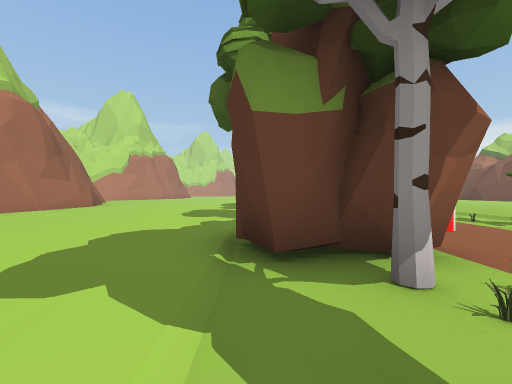
view 1 (above)

24 first-person views from a walk through a Unity game level. The camera is 1.3 m above the floor, looks level and sees 90° across. The floor is counted in squares, 2 m on a side. Each view is taken from the middle of a square. On the plan, view 1 faces up. The plan holds only what a view shows up to about 9 squares ahead; the rest is blank. The place goes on beyond the plan. The player is left out. Some animated figures are not drawn. Some surface patterns are stand-ins.

view 2
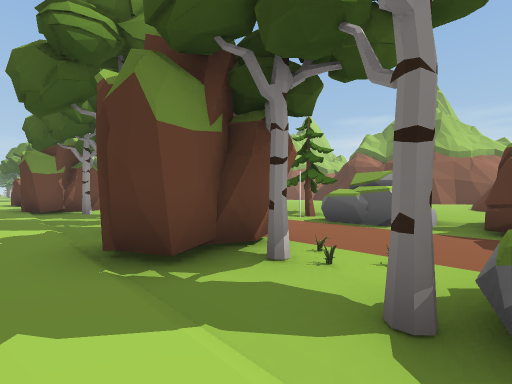

view 3
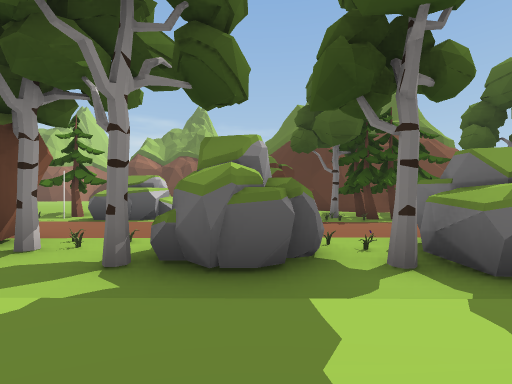

view 4
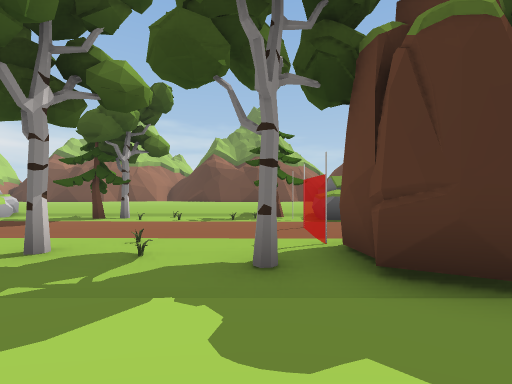

view 5
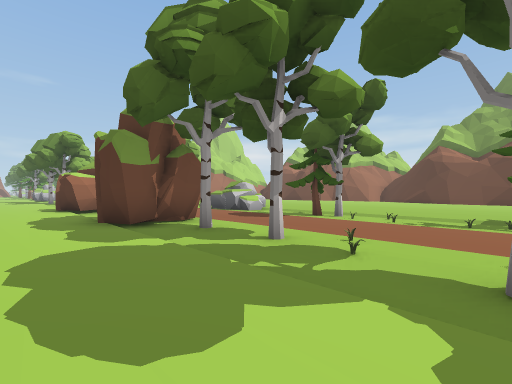

view 6
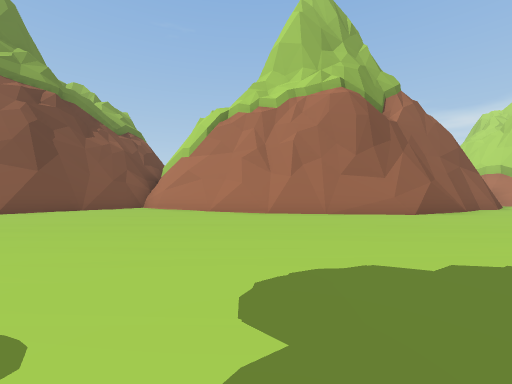

view 7
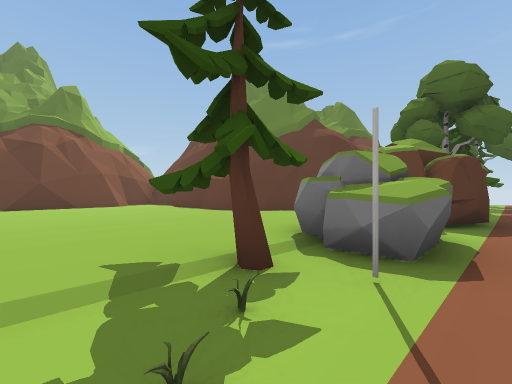

view 8
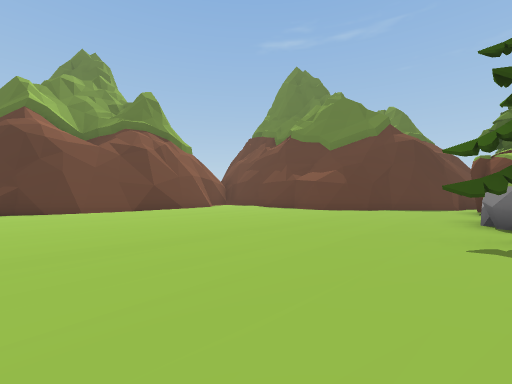

view 9
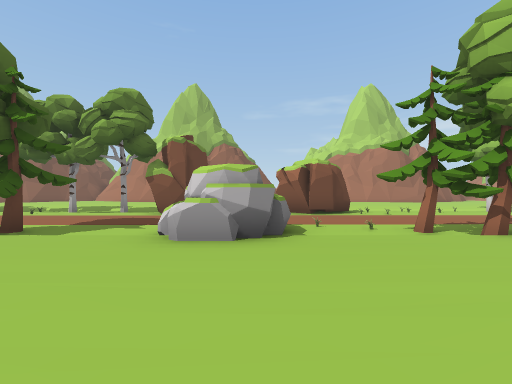

view 10
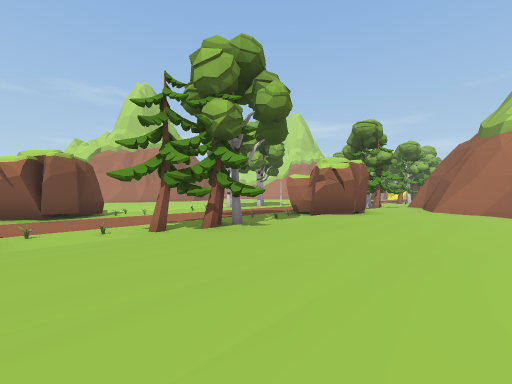

view 11
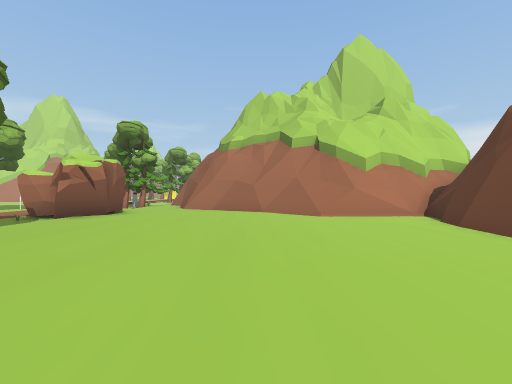

view 12
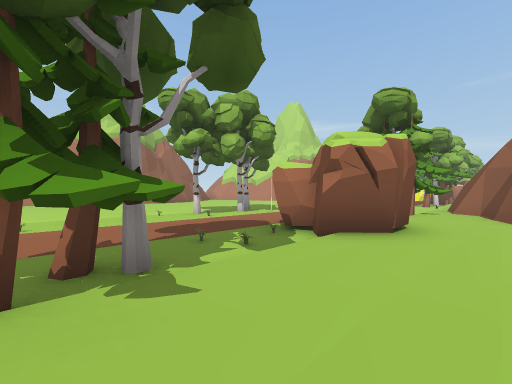

view 13
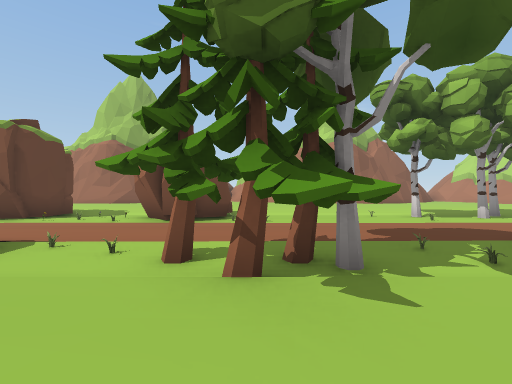

view 14
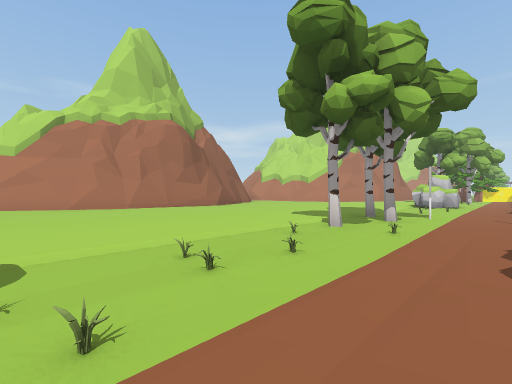

view 15
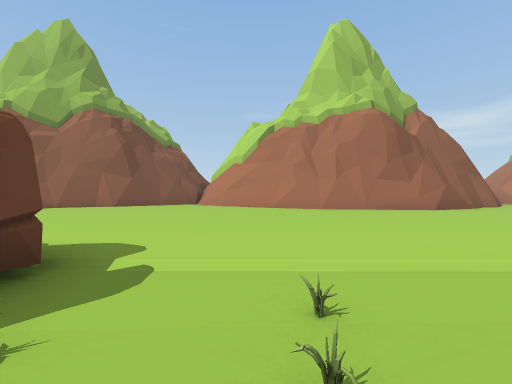

view 16
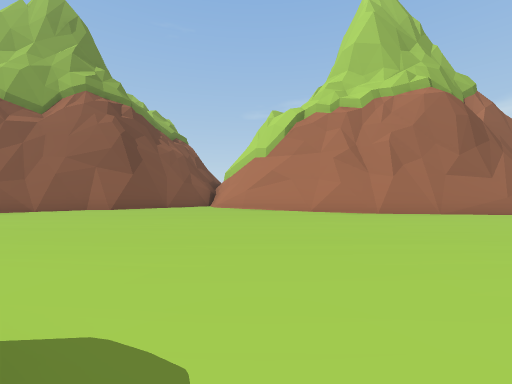

view 17
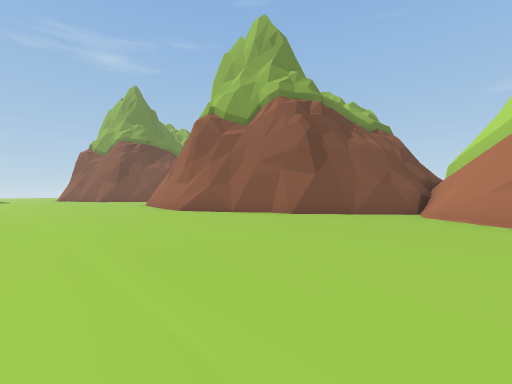

view 18
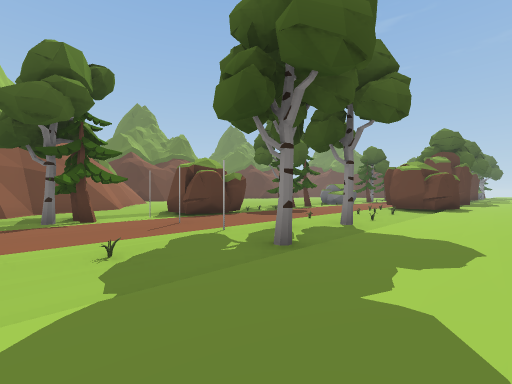

view 19
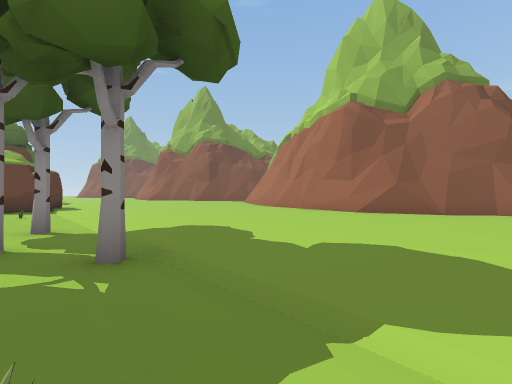

view 20
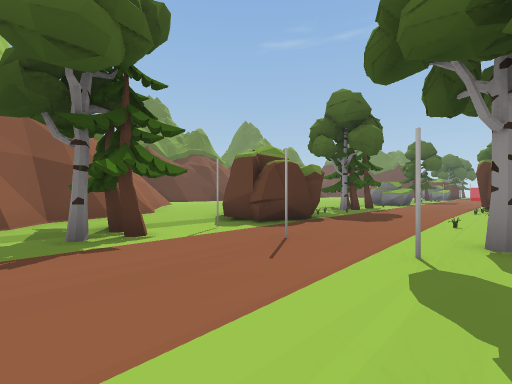

view 21
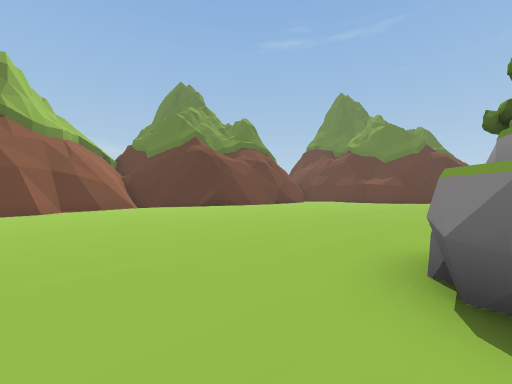

view 22
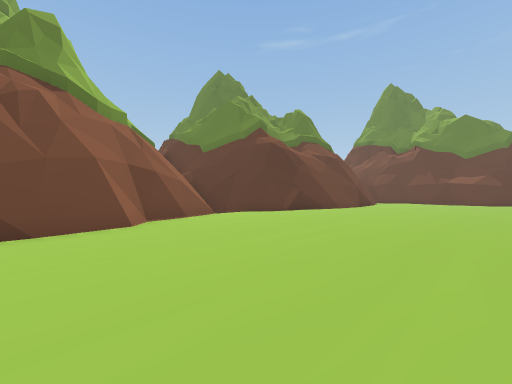

view 23
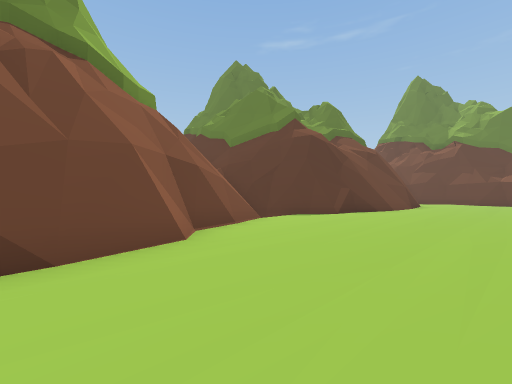

view 24
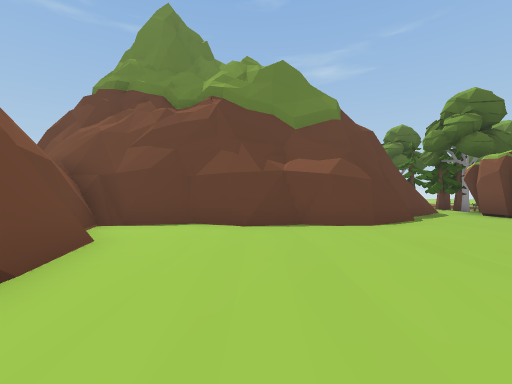

### Floor plan
Key: @ floor where view 1 was taken; # wall or solid block; . main floor; - floor 0.25 m lower than the main floor; / step, stairs or slope; = window, fence, low wall or low ledge; ^ raised ledge; T tree; C white cylinder; R rock; O other object.
Columns run from 11 left of view 1 to 17 right of it. Each row starts with its distance up from view 1.
 28    #......./-O---/##
 27    #......./O---TT.#
 26    ##......------/.##
 25     #......T-CC-O///##
 24     #..-...-T---OO...###=^^^#
 23     #......-T---OO.....====##
 22     #......--O--OO.......==#
 21    ##......O----O..........#
 20    #.......-O---O.........##
 19   ##.......-O---TT........#
 18  ##........--O---T........#
 17 ##.........OOO--T/........#
 16 #..........OO---O/........##
 15 ##.........OO---O/.........#
 14  ##........--O--RR.........##
 13   ##.......-O---RR..........#
 12    #.......OO----/..........#
 11    ##......OO----/..........#
 10     #......------T.........##
  9     #......-T---T/.........#
  8     #......-T---O/.........#
  7     #......--O--O/........##
  6    ##......-O---O/........##
  5    #.......-T---OT........#
  4   ##.......-TOO-CT........#
  3   #........OOO--RR........##
  2   ...... ..-TO--RR.........#
  1   ##...   .-OO---/....//##.#
  0    ##.    .@T---OO...#######
 -1     #    ..-R  -OO..##
 -2           .TTO---O.##
 -3            RR--OTO.
 -4             R --TT#

Positions as (right, up) in squares from view 1, and headings:
1: (0, 0), facing up
2: (-1, 0), facing up-right
3: (-2, -1), facing right
4: (-2, 5), facing right
5: (-2, 5), facing up-right
6: (0, 6), facing left
7: (4, 6), facing down-right
8: (6, 9), facing down-right
9: (10, 14), facing left
10: (10, 15), facing up-left
11: (11, 15), facing up
12: (8, 18), facing up-left
13: (8, 18), facing left
14: (3, 18), facing up-left
15: (2, 19), facing left
16: (0, 18), facing left
17: (-2, 18), facing down-left
18: (-2, 28), facing down-right
19: (1, 28), facing down-left
20: (1, 28), facing down-right
21: (6, 16), facing down-right
22: (10, 17), facing down-right
23: (12, 17), facing down-right
24: (13, 6), facing down
